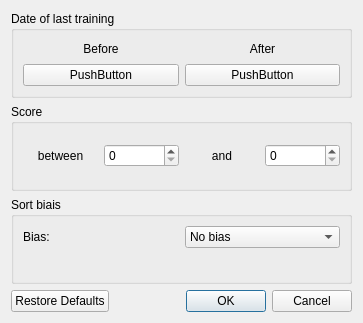
<?xml version="1.0" encoding="UTF-8"?>
<ui version="4.0">
 <class>TrainSettings</class>
 <widget class="QDialog" name="TrainSettings">
  <property name="geometry">
   <rect>
    <x>0</x>
    <y>0</y>
    <width>363</width>
    <height>323</height>
   </rect>
  </property>
  <property name="windowTitle">
   <string>Train settings</string>
  </property>
  <layout class="QVBoxLayout" name="verticalLayout_2">
   <item>
    <widget class="QGroupBox" name="groupBox">
     <property name="title">
      <string>Date of last training</string>
     </property>
     <layout class="QGridLayout" name="gridLayout">
      <item row="0" column="0">
       <widget class="QLabel" name="label">
        <property name="text">
         <string>Before</string>
        </property>
        <property name="alignment">
         <set>Qt::AlignCenter</set>
        </property>
       </widget>
      </item>
      <item row="0" column="1">
       <widget class="QLabel" name="label_5">
        <property name="text">
         <string>After</string>
        </property>
        <property name="alignment">
         <set>Qt::AlignCenter</set>
        </property>
       </widget>
      </item>
      <item row="1" column="0">
       <widget class="RelativeDateEdit" name="minDate">
        <property name="text">
         <string>PushButton</string>
        </property>
       </widget>
      </item>
      <item row="1" column="1">
       <widget class="RelativeDateEdit" name="maxDate">
        <property name="text">
         <string>PushButton</string>
        </property>
       </widget>
      </item>
     </layout>
    </widget>
   </item>
   <item>
    <widget class="QGroupBox" name="groupBox_2">
     <property name="title">
      <string>Score</string>
     </property>
     <layout class="QHBoxLayout" name="horizontalLayout">
      <item>
       <widget class="QLabel" name="label_2">
        <property name="text">
         <string>between</string>
        </property>
        <property name="alignment">
         <set>Qt::AlignCenter</set>
        </property>
       </widget>
      </item>
      <item>
       <widget class="QSpinBox" name="minScore">
        <property name="maximum">
         <number>100</number>
        </property>
       </widget>
      </item>
      <item>
       <widget class="QLabel" name="label_3">
        <property name="text">
         <string>and</string>
        </property>
        <property name="alignment">
         <set>Qt::AlignCenter</set>
        </property>
       </widget>
      </item>
      <item>
       <widget class="QSpinBox" name="maxScore">
        <property name="maximum">
         <number>100</number>
        </property>
       </widget>
      </item>
     </layout>
    </widget>
   </item>
   <item>
    <widget class="QGroupBox" name="groupBox_3">
     <property name="title">
      <string>Sort biais</string>
     </property>
     <layout class="QVBoxLayout" name="verticalLayout">
      <item>
       <layout class="QHBoxLayout" name="horizontalLayout_2">
        <item>
         <widget class="QLabel" name="label_7">
          <property name="text">
           <string>Bias:</string>
          </property>
         </widget>
        </item>
        <item>
         <widget class="QComboBox" name="bias">
          <item>
           <property name="text">
            <string>No bias</string>
           </property>
          </item>
          <item>
           <property name="text">
            <string>By score</string>
           </property>
          </item>
         </widget>
        </item>
       </layout>
      </item>
      <item>
       <widget class="QLabel" name="biasLabel">
        <property name="text">
         <string/>
        </property>
        <property name="wordWrap">
         <bool>false</bool>
        </property>
       </widget>
      </item>
     </layout>
    </widget>
   </item>
   <item>
    <widget class="QDialogButtonBox" name="buttonBox">
     <property name="orientation">
      <enum>Qt::Horizontal</enum>
     </property>
     <property name="standardButtons">
      <set>QDialogButtonBox::Cancel|QDialogButtonBox::Ok|QDialogButtonBox::RestoreDefaults</set>
     </property>
    </widget>
   </item>
  </layout>
 </widget>
 <customwidgets>
  <customwidget>
   <class>RelativeDateEdit</class>
   <extends>QPushButton</extends>
   <header>RelativeDateEdit.h</header>
  </customwidget>
 </customwidgets>
 <resources/>
 <connections>
  <connection>
   <sender>buttonBox</sender>
   <signal>accepted()</signal>
   <receiver>TrainSettings</receiver>
   <slot>accept()</slot>
   <hints>
    <hint type="sourcelabel">
     <x>248</x>
     <y>254</y>
    </hint>
    <hint type="destinationlabel">
     <x>157</x>
     <y>274</y>
    </hint>
   </hints>
  </connection>
  <connection>
   <sender>buttonBox</sender>
   <signal>rejected()</signal>
   <receiver>TrainSettings</receiver>
   <slot>reject()</slot>
   <hints>
    <hint type="sourcelabel">
     <x>316</x>
     <y>260</y>
    </hint>
    <hint type="destinationlabel">
     <x>286</x>
     <y>274</y>
    </hint>
   </hints>
  </connection>
 </connections>
</ui>
